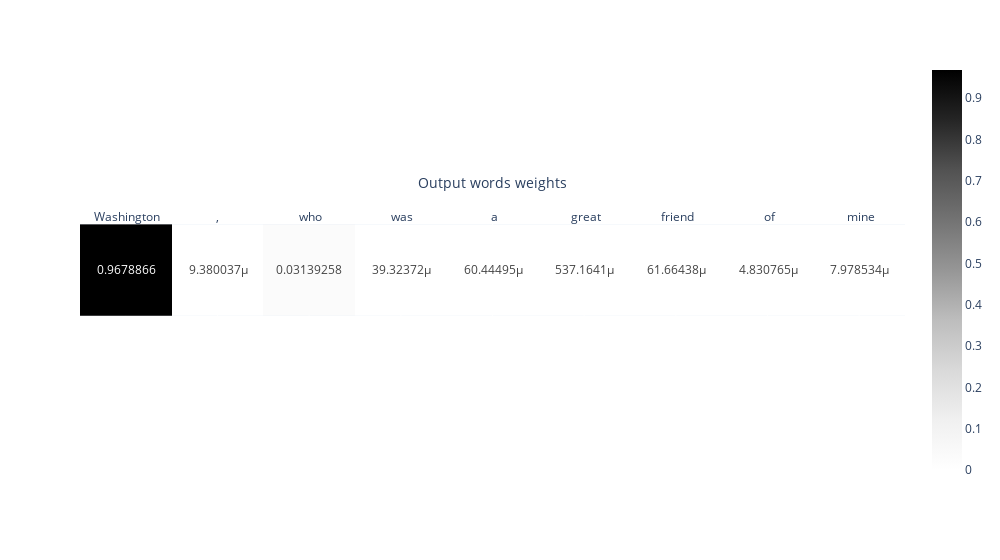

Notebook source saved alongside this figure:
### Code cell
fig = generate_heat_map_from_weights(w, sample_text, tokenizer, result)
fig.show()

### Figure 1 — Plotly figure (JSON) as saved in the notebook; plotly's stock layout.template omitted (floating-point values rounded to 4 significant figures)
{"data": [{"coloraxis": "coloraxis", "hovertemplate": "x: %{x}<br>y: %{y}<br>color: %{z}<extra></extra>", "name": "0", "texttemplate": "%{z}", "type": "heatmap", "x": [" Washington", ",", " who", " was", " a", " great", " friend", " of", " mine"], "xaxis": "x", "y": [""], "yaxis": "y", "z": [[0.9679, 9.38e-06, 0.03139, 3.932e-05, 6.044e-05, 0.0005372, 6.166e-05, 4.831e-06, 7.979e-06]]}], "layout": {"coloraxis": {"colorscale": [[0, "rgb(255,255,255)"], [0.125, "rgb(240,240,240)"], [0.25, "rgb(217,217,217)"], [0.375, "rgb(189,189,189)"], [0.5, "rgb(150,150,150)"], [0.625, "rgb(115,115,115)"], [0.75, "rgb(82,82,82)"], [0.875, "rgb(37,37,37)"], [1, "rgb(0,0,0)"]]}, "margin": {"t": 60}, "width": 1000, "xaxis": {"anchor": "y", "constrain": "domain", "domain": [0, 1], "scaleanchor": "y", "side": "top", "title": {"text": "Output words weights"}}, "yaxis": {"anchor": "x", "autorange": "reversed", "constrain": "domain", "domain": [0, 1]}}}
